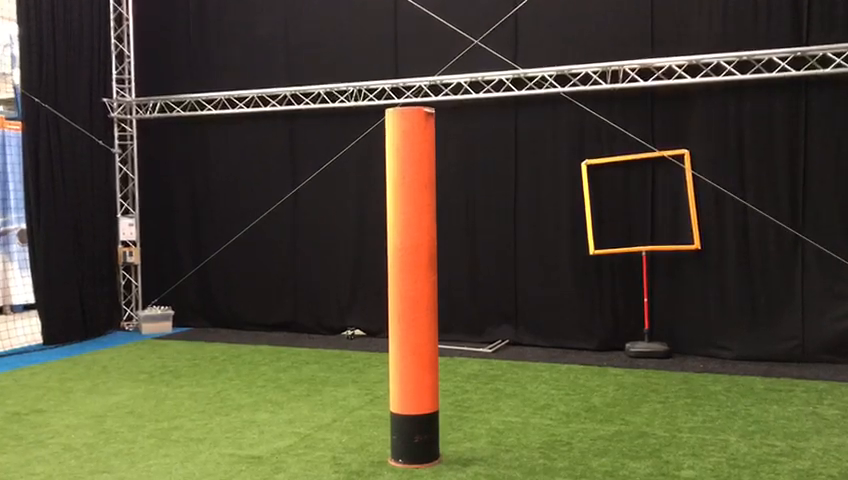
#> input picture frame 36 of testvideo.mp4, 848 x 480 px, given in place of testvideo_1.mp4, which was not available
$ python newedgedetection.py   (older library calls are emulated)
#> lines starting #> are read from the running program, lines starting #| are printed output that depends on the picture; after the words box and inside, x2 and y2 are one past the last pixel; in counts of white or black regions, pixels touching at a corner belong together; pictures that were not available may be replaced by others from this repository, and a replacement may not be noted
#!/usr/bin/env python3
# -*- coding: utf-8 -*-
"""
Created on Fri Mar 15 11:10:37 2019

@author: erwinlodder
"""

import numpy as np
import cv2
cap = cv2.VideoCapture('testvideo_1.mp4')


# loop runs if capturing has been initialized
while True:

    # reads frames from a camera
    ret, frame = cap.read()
#> frame is the input picture: shape (480, 848, 3); mean B, G, R 51.6, 73.4, 77.5

    row, col= frame.shape[:2]
#> row = 480; col = 848
    bottom= frame[row-2:row, 0:col]
#    mean= cv2.mean(bottom)[0]

    bordersize=10
    border=cv2.copyMakeBorder(frame, top=bordersize, bottom=bordersize, left=bordersize, right=bordersize, borderType= cv2.BORDER_CONSTANT, value=[0,0,0] )
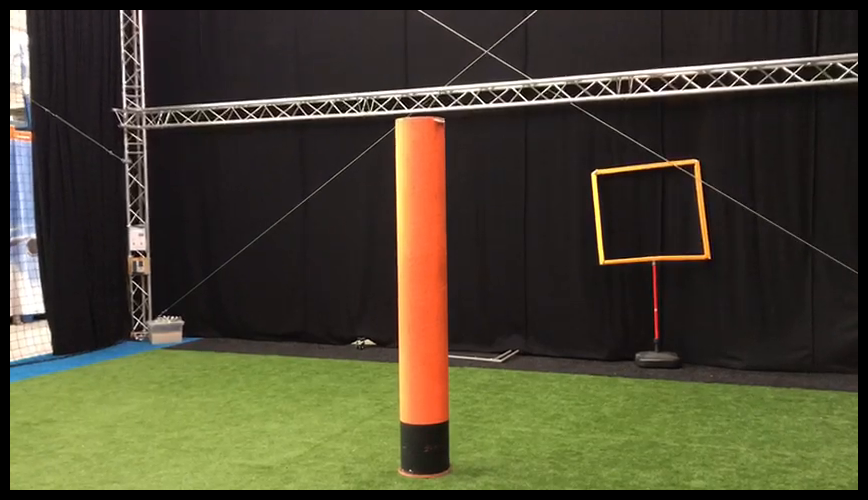
#> border: shape (500, 868, 3); mean B, G, R 48.4, 68.9, 72.7

#    cv2.imshow('image',im)
#    cv2.imshow('bottom',bottom)
    cv2.imshow('border',border)

#%%


## loop runs if capturing has been initialized
#while True:
#
#    # reads frames from a camera
#    ret, frame = cap.read()


#cv2.imshow('Original Image', raw_image)
#cv2.waitKey()


    bilateral_filtered_image = cv2.bilateralFilter(border, 5, 175, 175)
    #cv2.imshow('Bilateral', bilateral_filtered_image)


    edge_detected_image = cv2.Canny(bilateral_filtered_image, 75, 200)
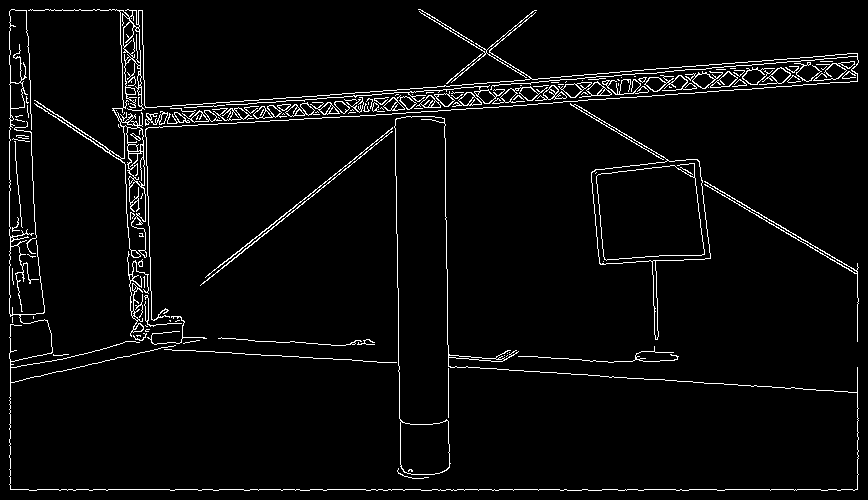
#> edge_detected_image: shape (500, 868); 3.8% white in thin lines or dots
    #cv2.imshow('Edge', edge_detected_image)


    _, contours, hierarchy = cv2.findContours(edge_detected_image, cv2.RETR_TREE, cv2.CHAIN_APPROX_SIMPLE)
#> contours = 241 contours, 140 with area under 20; largest, box (x1, y1, x2, y2) and area: (570, 103, 711, 340) 11048, (591, 159, 711, 265) 10676, (596, 163, 705, 261) 8601, (596, 165, 705, 261) 8596, (9, 9, 859, 491) 2979

    contour_list = []
    for contour in contours:
        approx = cv2.approxPolyDP(contour,0.01*cv2.arcLength(contour,True),True)
        area = cv2.contourArea(contour)
        if ((len(approx) > 10) & (len(approx) < 30000) & (area > 3000) ):
            contour_list.append(contour)
#> this loop made 241 passes
#> area on passes 31, 32, 42: 175, 47, 118.5
#> after the loop, contour_list = []

    cv2.drawContours(border, contour_list,  -1, (255,0,0), 2)
    cv2.imshow('Objects Detected',border)
    k = cv2.waitKey(5) & 0xFF
#> (key Esc is pressed here)
    if k == 27:
        break

cap.release()
cv2.destroyAllWindows()

$ run again, starting later in the video
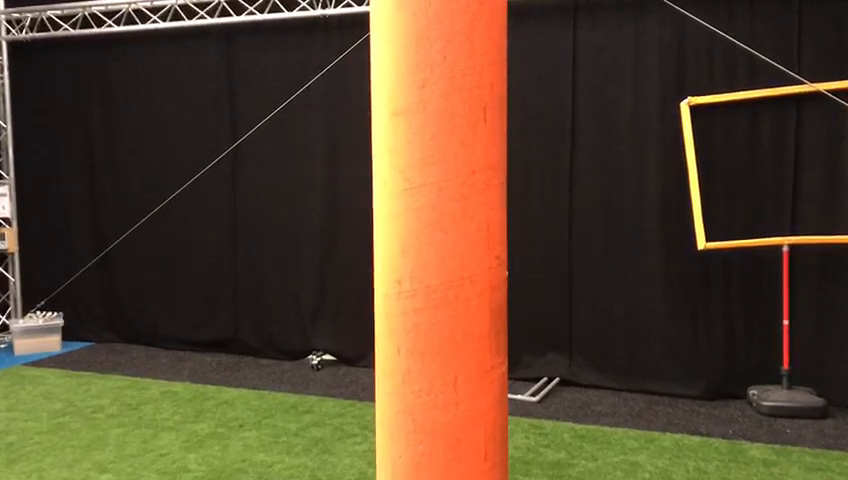
#> input picture frame 162 of testvideo.mp4, 848 x 480 px, given in place of testvideo_1.mp4, which was not available
#> frame is the input picture: shape (480, 848, 3); mean B, G, R 45.3, 68.6, 88.5
#> `border=cv2.copyMakeBorder(frame, top=bordersize, bottom=bordersize, le..`:
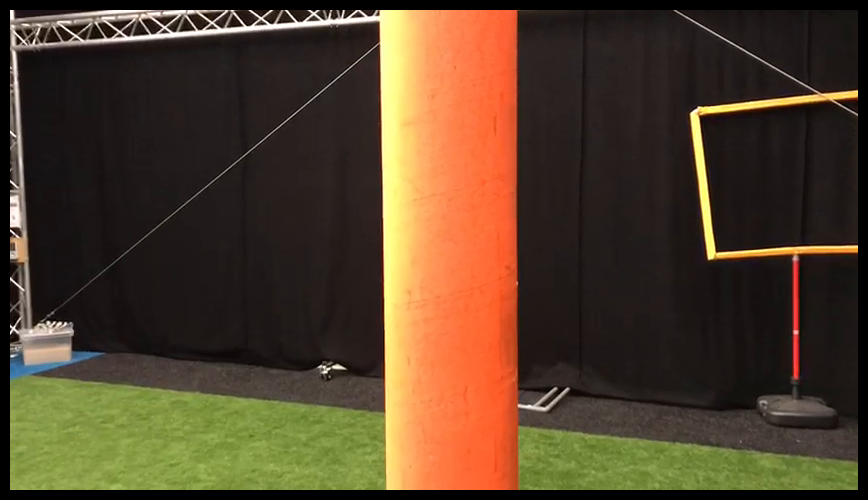
#> border: shape (500, 868, 3); mean B, G, R 42.5, 64.3, 83
#> `edge_detected_image = cv2.Canny(bilateral_filtered_image, 75, 200)`:
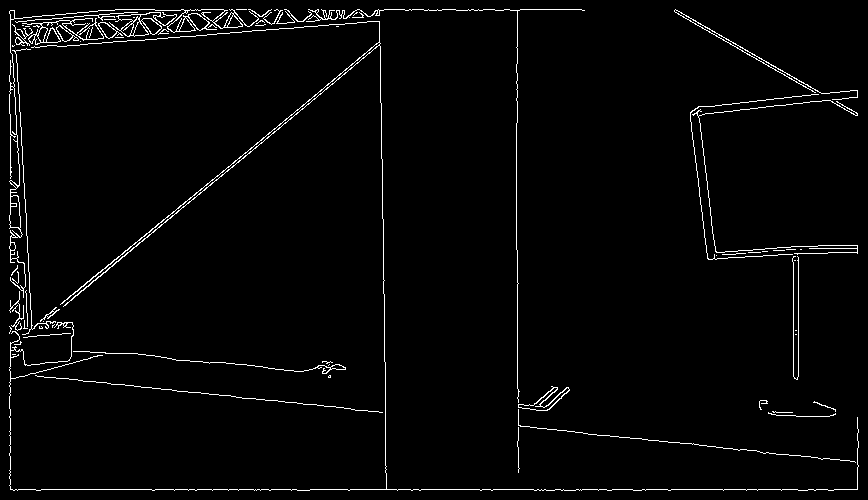
#> edge_detected_image: shape (500, 868); 2.4% white in thin lines or dots
#> contours = 104 contours, 69 with area under 20; largest, box (x1, y1, x2, y2) and area: (9, 9, 259, 298) 1002, (109, 12, 177, 37) 602, (518, 386, 570, 411) 343, (9, 21, 859, 491) 337, (22, 18, 104, 45) 334
#> the loop `for contour in contours:` made 104 passes
#> area on passes 7, 8, 16, 26, 42, 52, 54, 59: 343, 269, 49.5, 37, 24, 147, 122, 51
#> after the loop `for contour in contours:`: contour_list = []
